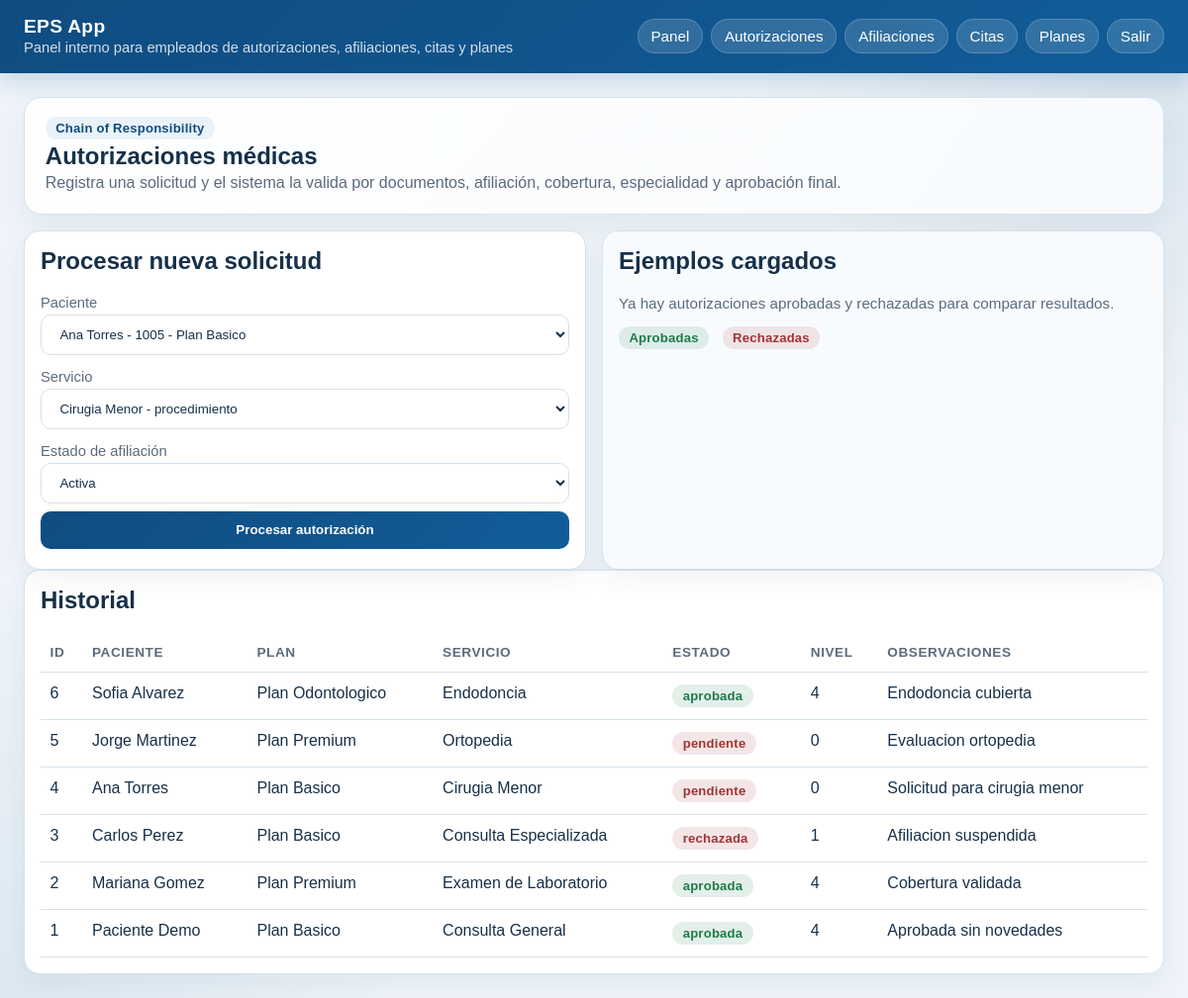
Before: /autorizaciones/ (signed in) with the older database file.
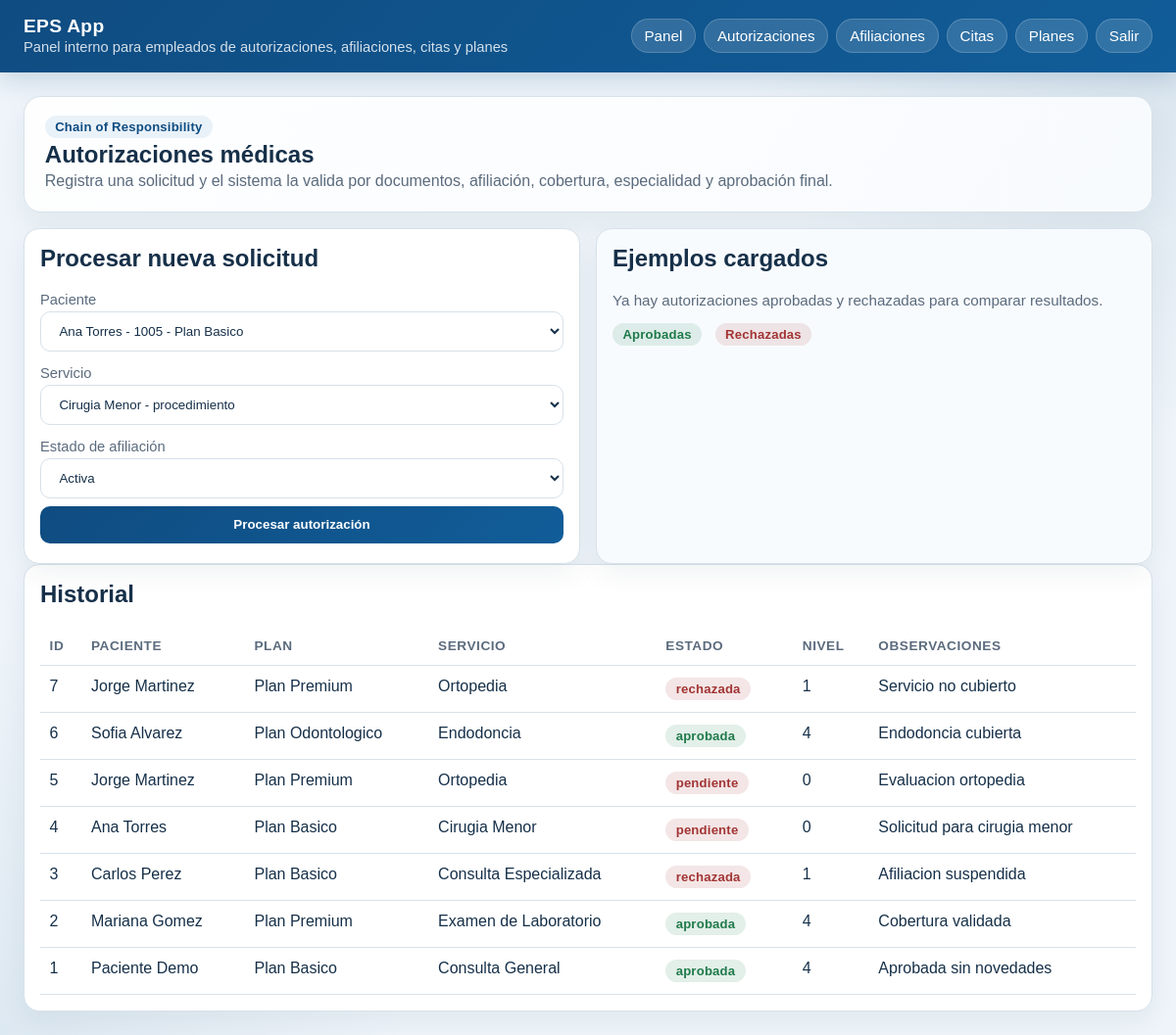
After: the same page with the newer database file.
### tables this page shows
CREATE TABLE autorizaciones (
            id INTEGER PRIMARY KEY AUTOINCREMENT,
            paciente_id INTEGER NOT NULL,
            servicio_id INTEGER NOT NULL,
            estado TEXT NOT NULL,
            nivel_aprobacion INTEGER NOT NULL DEFAULT 0,
            fecha_solicitud TEXT NOT NULL,
            observaciones TEXT,
            FOREIGN KEY(paciente_id) REFERENCES pacientes(id),
            FOREIGN KEY(servicio_id) REFERENCES servicios(id)
        );

CREATE TABLE pacientes (
            id INTEGER PRIMARY KEY AUTOINCREMENT,
            nombre TEXT NOT NULL,
            documento TEXT UNIQUE NOT NULL,
            direccion TEXT,
            telefono TEXT,
            email TEXT,
            estado_afiliacion TEXT NOT NULL DEFAULT 'pendiente',
            plan_id INTEGER NOT NULL DEFAULT 1,
            FOREIGN KEY(plan_id) REFERENCES planes(id)
        );

CREATE TABLE planes (
            id INTEGER PRIMARY KEY AUTOINCREMENT,
            nombre TEXT NOT NULL,
            tipo TEXT NOT NULL,
            tarifa_base REAL NOT NULL,
            cobertura TEXT NOT NULL,
            incluye_ortodoncia INTEGER NOT NULL DEFAULT 0
        );

CREATE TABLE servicios (
            id INTEGER PRIMARY KEY AUTOINCREMENT,
            nombre TEXT NOT NULL,
            tipo_servicio TEXT NOT NULL,
            tarifa_base REAL NOT NULL,
            requiere_especialidad TEXT,
            nivel_complejidad INTEGER NOT NULL DEFAULT 1
        );

### presentation/controllers/authorization_controller.py (the view)
@authorization_bp.route("/")
@login_required
@role_required("admin", "medico")
def index():
    authorizations = authorization_service.list_authorizations()
    return render_template(
        "autorizaciones/index.html",
        authorizations=authorizations,
        patients=authorization_service.list_patients(),
        services=authorization_service.list_services(),
    )

### business/services/authorization_service.py (called while the page is built)
    def list_authorizations(self):
        return self.authorization_dao.list_all()

    def list_patients(self):
        connection = get_connection()
        return connection.execute("SELECT p.id, p.nombre, p.documento, pl.nombre AS plan_nombre FROM pacientes p LEFT JOIN planes pl ON p.plan_id = pl.id ORDER BY p.nombre").fetchall()

    def list_services(self):
        connection = get_connection()
        return connection.execute("SELECT id, nombre, tipo_servicio FROM servicios ORDER BY nombre").fetchall()

### data/daos/authorization_dao.py (called while the page is built)
    def list_all(self):
        connection = get_connection()
        return connection.execute(
            """
            SELECT a.*, p.nombre AS paciente_nombre, s.nombre AS servicio_nombre, pl.nombre AS plan_nombre
            FROM autorizaciones a
            JOIN pacientes p ON p.id = a.paciente_id
            LEFT JOIN planes pl ON pl.id = p.plan_id
            JOIN servicios s ON s.id = a.servicio_id
            ORDER BY a.id DESC
            """
        ).fetchall()

### data/database.py (called while the page is built)
def get_connection():
    if "db" not in g:
        database_path = Path(current_app.config["DATABASE"])
        connection = sqlite3.connect(database_path)
        connection.row_factory = sqlite3.Row
        g.db = connection
    return g.db

def close_connection(_error=None):
    connection = g.pop("db", None)
    if connection is not None:
        connection.close()

### presentation/controllers/auth_controller.py (called while the page is built)
def login_required(view):
    @wraps(view)
    def wrapped(*args, **kwargs):
        if "user_id" not in session:
            return redirect(url_for("auth.login"))
        return view(*args, **kwargs)
    return wrapped

def role_required(*allowed_roles):
    def decorator(view):
        @wraps(view)
        def wrapped(*args, **kwargs):
            if session.get("rol") not in allowed_roles:
                return redirect(url_for("auth.dashboard"))
            return view(*args, **kwargs)
        return wrapped
    return decorator

### presentation/templates/autorizaciones/index.html (shortened to what this page needs)
{% extends 'base.html' %}
{% block content %}
<section class="hero">
  <div class="badge">Chain of Responsibility</div>
  <h1>Autorizaciones médicas</h1>
  <p>Registra una solicitud y el sistema la valida por documentos, afiliación, cobertura, especialidad y aprobación final.</p>
</section>
<section class="grid two">
  <article class="card">
    <h2>Procesar nueva solicitud</h2>
    <form method="post" action="{{ url_for('authorization.procesar') }}">
      <label for="paciente_id">Paciente</label>
      <select id="paciente_id" name="paciente_id">
        {% for patient in patients %}
          <option value="{{ patient['id'] }}">{{ patient['nombre'] }} - {{ patient['documento'] }} - {{ patient['plan_nombre'] or 'Sin plan' }}</option>
        {% endfor %}
      </select>
      <label for="servicio_id">Servicio</label>
      <select id="servicio_id" name="servicio_id">
        {% for service in services %}
          <option value="{{ service['id'] }}">{{ service['nombre'] }} - {{ service['tipo_servicio'] }}</option>
        {% endfor %}
      </select>
      <label for="afiliacion_estado">Estado de afiliación</label>
      <select id="afiliacion_estado" name="afiliacion_estado">
        <option value="activa">Activa</option>
      </select>
      <button type="submit">Procesar autorización</button>
    </form>
  </article>
  <article class="card soft">
    <h2>Ejemplos cargados</h2>
    <p class="meta">Ya hay autorizaciones aprobadas y rechazadas para comparar resultados.</p>
    <div class="actions">
      <span class="badge success">Aprobadas</span>
      <span class="badge danger">Rechazadas</span>
    </div>
  </article>
</section>
<section class="card">
  <h2>Historial</h2>
  {% if authorizations %}
  <table>
    <thead>
      <tr>
        <th>ID</th>
        <th>Paciente</th>
        <th>Plan</th>
        <th>Servicio</th>
        <th>Estado</th>
        <th>Nivel</th>
        <th>Observaciones</th>
      </tr>
    </thead>
    <tbody>
      {% for item in authorizations %}
      <tr>
        <td>{{ item['id'] }}</td>
        <td>{{ item['paciente_nombre'] }}</td>
        <td>{{ item['plan_nombre'] or '—' }}</td>
        <td>{{ item['servicio_nombre'] }}</td>
        <td><span class="badge {% if item['estado'] == 'aprobada' %}success{% else %}danger{% endif %}">{{ item['estado'] }}</span></td>
        <td>{{ item['nivel_aprobacion'] }}</td>
        <td>{{ item['observaciones'] }}</td>
      </tr>
      {% endfor %}
    </tbody>
  </table>
  {% else %}
    <p class="empty">No hay autorizaciones registradas todavía.</p>
  {% endif %}
</section>
{% endblock %}

### presentation/templates/base.html (shortened to what this page needs)
<!doctype html>
<html lang="es">
<head>
</head>
<body>
  <header>
    <div class="header-row">
      <div class="brand">
        <strong>EPS App</strong>
        <span>Panel interno para empleados de autorizaciones, afiliaciones, citas y planes</span>
      </div>
      <nav>
        <a href="/dashboard">Panel</a>
        <a href="/autorizaciones/">Autorizaciones</a>
        <a href="/afiliaciones/">Afiliaciones</a>
        <a href="/citas/">Citas</a>
        <a href="/planes/">Planes</a>
        <a href="/logout">Salir</a>
      </nav>
    </div>
  </header>
  <main>
    {% block content %}{% endblock %}
  </main>
</body>
</html>

### presentation/templates/base.html (style rules this page uses)
:root { --bg: #eef4f9; --panel: #ffffff; --panel-soft: #f8fbfe; --text: #163049; --muted: #5b6b7d; --primary: #0f4c81; --primary-2: #115d99; --border: #d7e1ea; --success: #1f7a4a; --warning: #b78103; --danger: #a23434; }
* { box-sizing: border-box; }
body { font-family: Arial, sans-serif; margin: 0; background: radial-gradient(circle at top right, rgba(15,76,129,.10), transparent 28%), radial-gradient(circle at bottom left, rgba(17,93,153,.08), transparent 26%), var(--bg); color: var(--text); }
header { background: linear-gradient(135deg, var(--primary), var(--primary-2)); color: white; padding: 1rem 1.5rem 1.1rem; box-shadow: 0 8px 24px rgba(15,76,129,.18); }
.header-row { display: flex; align-items: center; justify-content: space-between; gap: 1rem; flex-wrap: wrap; }
.brand { display: flex; flex-direction: column; gap: .15rem; }
.brand strong { font-size: 1.2rem; letter-spacing: .3px; }
.brand span { color: rgba(255,255,255,.82); font-size: .92rem; }
nav { display: flex; gap: .5rem; flex-wrap: wrap; }
nav a { color: white; text-decoration: none; background: rgba(255,255,255,.14); border: 1px solid rgba(255,255,255,.18); padding: .5rem .8rem; border-radius: 999px; font-size: .95rem; }
main { padding: 1.5rem; max-width: 1200px; margin: 0 auto; }
.hero { background: linear-gradient(135deg, rgba(255,255,255,.95), rgba(248,251,254,.98)); border: 1px solid var(--border); border-radius: 18px; padding: 1.2rem 1.3rem; margin-bottom: 1rem; box-shadow: 0 12px 30px rgba(18,49,74,.06); }
.hero h1, .hero h2, .hero p { margin: .2rem 0; }
.hero p { color: var(--muted); }
.grid { display: grid; gap: 1rem; }
.grid.two { grid-template-columns: repeat(2, minmax(0, 1fr)); }
.card { background: var(--panel); border: 1px solid var(--border); border-radius: 16px; padding: 1rem; box-shadow: 0 10px 28px rgba(18,49,74,.06); }
.card.soft { background: var(--panel-soft); }
.card h2, .card h3 { margin-top: 0; }
.meta { color: var(--muted); font-size: .95rem; }
.badge { display: inline-flex; align-items: center; gap: .35rem; padding: .25rem .65rem; border-radius: 999px; background: #eaf2f9; color: var(--primary); font-size: .82rem; font-weight: 700; letter-spacing: .2px; margin-right: .35rem; }
.badge.success { background: rgba(31,122,74,.12); color: var(--success); }
.badge.danger { background: rgba(162,52,52,.12); color: var(--danger); }
.actions { display: flex; gap: .5rem; flex-wrap: wrap; margin-top: .75rem; }
input, select, button, textarea { padding: .7rem .9rem; margin: .25rem 0; width: 100%; box-sizing: border-box; border: 1px solid var(--border); border-radius: 10px; background: white; color: var(--text); }
label { display: block; font-size: .92rem; color: var(--muted); margin-top: .6rem; }
button { background: linear-gradient(135deg, var(--primary), var(--primary-2)); color: white; border: 0; border-radius: 10px; cursor: pointer; font-weight: 700; }
table { width: 100%; border-collapse: collapse; }
th, td { text-align: left; padding: .75rem .6rem; border-bottom: 1px solid var(--border); vertical-align: top; }
th { color: var(--muted); font-size: .85rem; text-transform: uppercase; letter-spacing: .04em; }

Changed rows visible on the page:
added autorizaciones: id "7", paciente_nombre "Jorge Martinez", nombre "Plan Premium", servicio_nombre "Ortopedia", estado "rechazada", nivel_aprobacion "1", observaciones "Servicio no cubierto"
